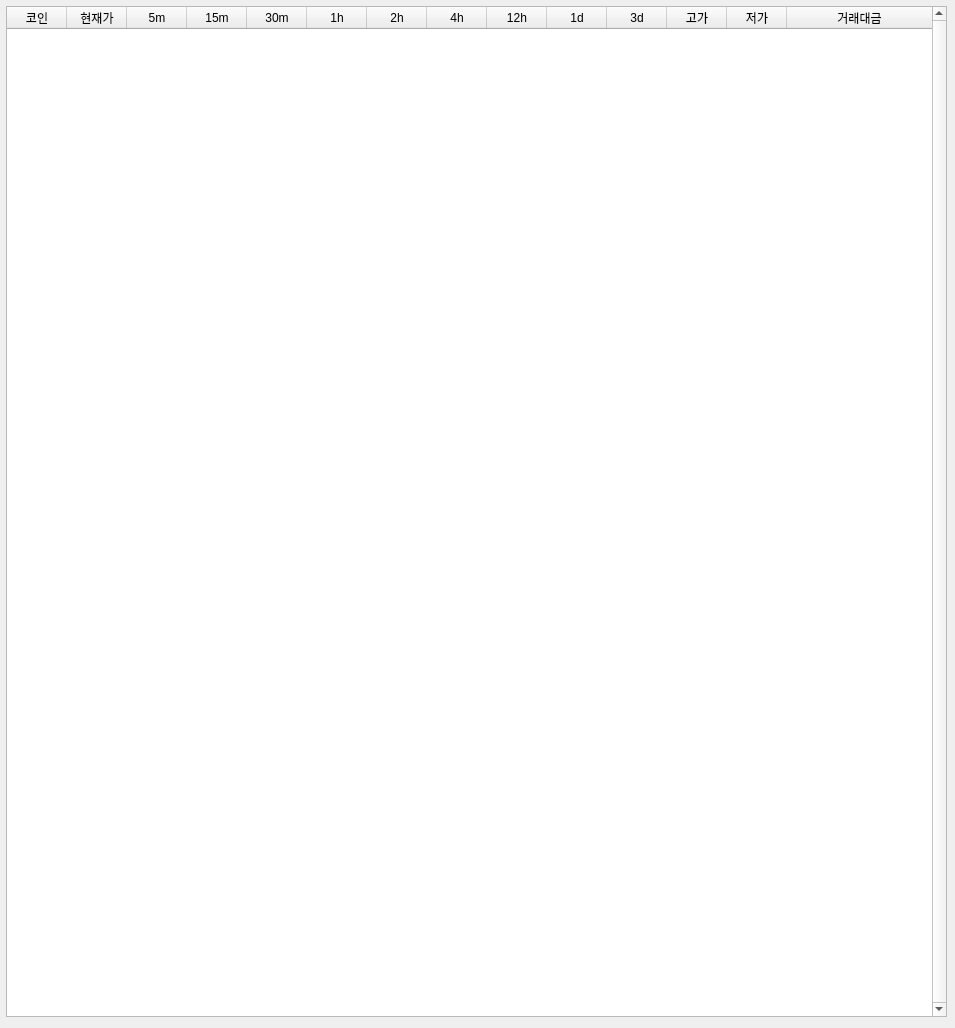
<?xml version="1.0" encoding="UTF-8"?>
<ui version="4.0">
 <class>Form</class>
 <widget class="QWidget" name="Form">
  <property name="geometry">
   <rect>
    <x>0</x>
    <y>0</y>
    <width>955</width>
    <height>1028</height>
   </rect>
  </property>
  <property name="windowTitle">
   <string>Form</string>
  </property>
  <widget class="QTableWidget" name="realprice_table">
   <property name="enabled">
    <bool>true</bool>
   </property>
   <property name="geometry">
    <rect>
     <x>6</x>
     <y>6</y>
     <width>941</width>
     <height>1011</height>
    </rect>
   </property>
   <property name="sizePolicy">
    <sizepolicy hsizetype="Preferred" vsizetype="Preferred">
     <horstretch>0</horstretch>
     <verstretch>0</verstretch>
    </sizepolicy>
   </property>
   <property name="minimumSize">
    <size>
     <width>0</width>
     <height>0</height>
    </size>
   </property>
   <property name="maximumSize">
    <size>
     <width>1500</width>
     <height>16777215</height>
    </size>
   </property>
   <property name="sizeIncrement">
    <size>
     <width>0</width>
     <height>0</height>
    </size>
   </property>
   <property name="verticalScrollBarPolicy">
    <enum>Qt::ScrollBarAlwaysOn</enum>
   </property>
   <property name="horizontalScrollBarPolicy">
    <enum>Qt::ScrollBarAlwaysOff</enum>
   </property>
   <property name="sizeAdjustPolicy">
    <enum>QAbstractScrollArea::AdjustToContents</enum>
   </property>
   <property name="autoScroll">
    <bool>true</bool>
   </property>
   <property name="editTriggers">
    <set>QAbstractItemView::NoEditTriggers</set>
   </property>
   <property name="dragEnabled">
    <bool>true</bool>
   </property>
   <property name="textElideMode">
    <enum>Qt::ElideNone</enum>
   </property>
   <property name="horizontalScrollMode">
    <enum>QAbstractItemView::ScrollPerItem</enum>
   </property>
   <property name="gridStyle">
    <enum>Qt::SolidLine</enum>
   </property>
   <property name="sortingEnabled">
    <bool>false</bool>
   </property>
   <property name="rowCount">
    <number>0</number>
   </property>
   <property name="columnCount">
    <number>14</number>
   </property>
   <attribute name="horizontalHeaderVisible">
    <bool>true</bool>
   </attribute>
   <attribute name="horizontalHeaderCascadingSectionResizes">
    <bool>false</bool>
   </attribute>
   <attribute name="horizontalHeaderDefaultSectionSize">
    <number>60</number>
   </attribute>
   <attribute name="horizontalHeaderHighlightSections">
    <bool>true</bool>
   </attribute>
   <attribute name="horizontalHeaderStretchLastSection">
    <bool>true</bool>
   </attribute>
   <attribute name="verticalHeaderVisible">
    <bool>false</bool>
   </attribute>
   <attribute name="verticalHeaderCascadingSectionResizes">
    <bool>false</bool>
   </attribute>
   <attribute name="verticalHeaderDefaultSectionSize">
    <number>30</number>
   </attribute>
   <attribute name="verticalHeaderStretchLastSection">
    <bool>false</bool>
   </attribute>
   <column>
    <property name="text">
     <string>코인</string>
    </property>
   </column>
   <column>
    <property name="text">
     <string>현재가</string>
    </property>
   </column>
   <column>
    <property name="text">
     <string>5m</string>
    </property>
   </column>
   <column>
    <property name="text">
     <string>15m</string>
    </property>
   </column>
   <column>
    <property name="text">
     <string>30m</string>
    </property>
   </column>
   <column>
    <property name="text">
     <string>1h</string>
    </property>
   </column>
   <column>
    <property name="text">
     <string>2h</string>
    </property>
   </column>
   <column>
    <property name="text">
     <string>4h</string>
    </property>
   </column>
   <column>
    <property name="text">
     <string>12h</string>
    </property>
   </column>
   <column>
    <property name="text">
     <string>1d</string>
    </property>
   </column>
   <column>
    <property name="text">
     <string>3d</string>
    </property>
   </column>
   <column>
    <property name="text">
     <string>고가</string>
    </property>
   </column>
   <column>
    <property name="text">
     <string>저가</string>
    </property>
   </column>
   <column>
    <property name="text">
     <string>거래대금</string>
    </property>
   </column>
  </widget>
 </widget>
 <resources/>
 <connections/>
</ui>
